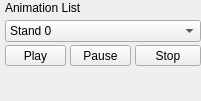
  <widget class="QDockWidget" name="ViewerAnimToolsdockWidget">
   <property name="minimumSize">
    <size>
     <width>201</width>
     <height>101</height>
    </size>
   </property>
   <property name="floating">
    <bool>false</bool>
   </property>
   <property name="features">
    <set>QDockWidget::AllDockWidgetFeatures</set>
   </property>
   <property name="allowedAreas">
    <set>Qt::AllDockWidgetAreas</set>
   </property>
   <property name="windowTitle">
    <string extracomment="Viewer Animation Controls">Animation Controls</string>
   </property>
   <attribute name="dockWidgetArea">
    <number>8</number>
   </attribute>
   <widget class="QWidget" name="dockWidgetContents">
    <widget class="QComboBox" name="ViewerAnimCtrl_AnimList">
     <property name="geometry">
      <rect>
       <x>5</x>
       <y>20</y>
       <width>196</width>
       <height>22</height>
      </rect>
     </property>
     <property name="minimumSize">
      <size>
       <width>0</width>
       <height>22</height>
      </size>
     </property>
     <property name="minimumContentsLength">
      <number>80</number>
     </property>
     <item>
      <property name="text">
       <string>Stand 0</string>
      </property>
     </item>
     <item>
      <property name="text">
       <string>Stand 1</string>
      </property>
     </item>
     <item>
      <property name="text">
       <string>Walk</string>
      </property>
     </item>
     <item>
      <property name="text">
       <string>Sit</string>
      </property>
     </item>
     <item>
      <property name="text">
       <string>Run</string>
      </property>
     </item>
     <item>
      <property name="text">
       <string>Bark</string>
      </property>
     </item>
     <item>
      <property name="text">
       <string>Wave</string>
      </property>
     </item>
    </widget>
    <widget class="QLabel" name="AnimListlabel">
     <property name="geometry">
      <rect>
       <x>5</x>
       <y>0</y>
       <width>91</width>
       <height>16</height>
      </rect>
     </property>
     <property name="text">
      <string>Animation List</string>
     </property>
    </widget>
    <widget class="QLabel" name="CurrentFramelabel">
     <property name="geometry">
      <rect>
       <x>210</x>
       <y>5</y>
       <width>41</width>
       <height>16</height>
      </rect>
     </property>
     <property name="minimumSize">
      <size>
       <width>0</width>
       <height>16</height>
      </size>
     </property>
     <property name="text">
      <string>Frame:</string>
     </property>
     <property name="alignment">
      <set>Qt::AlignRight|Qt::AlignTrailing|Qt::AlignVCenter</set>
     </property>
    </widget>
    <widget class="QLabel" name="ViewerAnimCtrl_CurrentFrame">
     <property name="geometry">
      <rect>
       <x>255</x>
       <y>5</y>
       <width>61</width>
       <height>16</height>
      </rect>
     </property>
     <property name="minimumSize">
      <size>
       <width>0</width>
       <height>16</height>
      </size>
     </property>
     <property name="text">
      <string>0</string>
     </property>
    </widget>
    <widget class="QSlider" name="CurrentFrameCtrl">
     <property name="geometry">
      <rect>
       <x>210</x>
       <y>25</y>
       <width>196</width>
       <height>19</height>
      </rect>
     </property>
     <property name="minimumSize">
      <size>
       <width>0</width>
       <height>16</height>
      </size>
     </property>
     <property name="maximum">
      <number>100</number>
     </property>
     <property name="orientation">
      <enum>Qt::Horizontal</enum>
     </property>
     <property name="invertedControls">
      <bool>false</bool>
     </property>
     <property name="tickPosition">
      <enum>QSlider::TicksAbove</enum>
     </property>
     <property name="tickInterval">
      <number>10</number>
     </property>
    </widget>
    <widget class="QLabel" name="AnimSpeedlabel">
     <property name="geometry">
      <rect>
       <x>210</x>
       <y>45</y>
       <width>46</width>
       <height>16</height>
      </rect>
     </property>
     <property name="text">
      <string>Speed:</string>
     </property>
     <property name="alignment">
      <set>Qt::AlignRight|Qt::AlignTrailing|Qt::AlignVCenter</set>
     </property>
    </widget>
    <widget class="QLabel" name="AnimCurrentSpeed">
     <property name="geometry">
      <rect>
       <x>260</x>
       <y>45</y>
       <width>51</width>
       <height>16</height>
      </rect>
     </property>
     <property name="text">
      <string>1.0</string>
     </property>
     <property name="alignment">
      <set>Qt::AlignLeading|Qt::AlignLeft|Qt::AlignVCenter</set>
     </property>
    </widget>
    <widget class="QPushButton" name="AnimButton_Play">
     <property name="geometry">
      <rect>
       <x>5</x>
       <y>45</y>
       <width>61</width>
       <height>21</height>
      </rect>
     </property>
     <property name="text">
      <string>Play</string>
     </property>
    </widget>
    <widget class="QPushButton" name="AnimButton_Pause">
     <property name="geometry">
      <rect>
       <x>70</x>
       <y>45</y>
       <width>61</width>
       <height>21</height>
      </rect>
     </property>
     <property name="text">
      <string>Pause</string>
     </property>
    </widget>
    <widget class="QPushButton" name="AnimButton_Stop">
     <property name="geometry">
      <rect>
       <x>135</x>
       <y>45</y>
       <width>66</width>
       <height>21</height>
      </rect>
     </property>
     <property name="text">
      <string>Stop</string>
     </property>
    </widget>
    <widget class="QSlider" name="CurrentSpeedCtrl">
     <property name="geometry">
      <rect>
       <x>210</x>
       <y>60</y>
       <width>196</width>
       <height>19</height>
      </rect>
     </property>
     <property name="minimumSize">
      <size>
       <width>0</width>
       <height>16</height>
      </size>
     </property>
     <property name="minimum">
      <number>10</number>
     </property>
     <property name="maximum">
      <number>400</number>
     </property>
     <property name="singleStep">
      <number>10</number>
     </property>
     <property name="pageStep">
      <number>25</number>
     </property>
     <property name="value">
      <number>100</number>
     </property>
     <property name="orientation">
      <enum>Qt::Horizontal</enum>
     </property>
     <property name="invertedControls">
      <bool>false</bool>
     </property>
     <property name="tickPosition">
      <enum>QSlider::TicksAbove</enum>
     </property>
     <property name="tickInterval">
      <number>50</number>
     </property>
    </widget>
   </widget>
  </widget>
